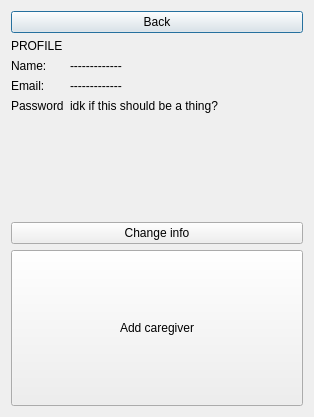
<?xml version="1.0" encoding="UTF-8"?>
<ui version="4.0">
 <class>ProfileDialog</class>
 <widget class="QDialog" name="ProfileDialog">
  <property name="geometry">
   <rect>
    <x>0</x>
    <y>0</y>
    <width>314</width>
    <height>417</height>
   </rect>
  </property>
  <property name="windowTitle">
   <string>Profile</string>
  </property>
  <layout class="QVBoxLayout" name="verticalLayout">
   <item>
    <widget class="QPushButton" name="pushButton">
     <property name="text">
      <string>Back</string>
     </property>
    </widget>
   </item>
   <item>
    <widget class="QLabel" name="label">
     <property name="sizePolicy">
      <sizepolicy hsizetype="Fixed" vsizetype="Fixed">
       <horstretch>0</horstretch>
       <verstretch>0</verstretch>
      </sizepolicy>
     </property>
     <property name="text">
      <string>PROFILE</string>
     </property>
    </widget>
   </item>
   <item>
    <layout class="QFormLayout" name="formLayout">
     <item row="0" column="0">
      <widget class="QLabel" name="label_2">
       <property name="text">
        <string>Name:</string>
       </property>
      </widget>
     </item>
     <item row="0" column="1">
      <widget class="QLabel" name="nameLabel">
       <property name="text">
        <string>-------------</string>
       </property>
      </widget>
     </item>
     <item row="1" column="0">
      <widget class="QLabel" name="label_3">
       <property name="text">
        <string>Email:</string>
       </property>
      </widget>
     </item>
     <item row="1" column="1">
      <widget class="QLabel" name="emailLabel">
       <property name="text">
        <string>-------------</string>
       </property>
      </widget>
     </item>
     <item row="2" column="0">
      <widget class="QLabel" name="label_6">
       <property name="text">
        <string>Password</string>
       </property>
      </widget>
     </item>
     <item row="2" column="1">
      <widget class="QLabel" name="passLabel">
       <property name="text">
        <string>idk if this should be a thing?</string>
       </property>
      </widget>
     </item>
    </layout>
   </item>
   <item>
    <widget class="QPushButton" name="pushButton_3">
     <property name="text">
      <string>Change info</string>
     </property>
    </widget>
   </item>
   <item>
    <layout class="QHBoxLayout" name="horizontalLayout_2">
     <item>
      <widget class="QPushButton" name="pushButton_2">
       <property name="sizePolicy">
        <sizepolicy hsizetype="Minimum" vsizetype="Preferred">
         <horstretch>0</horstretch>
         <verstretch>0</verstretch>
        </sizepolicy>
       </property>
       <property name="text">
        <string>Add caregiver</string>
       </property>
      </widget>
     </item>
    </layout>
   </item>
  </layout>
 </widget>
 <resources/>
 <connections/>
</ui>
